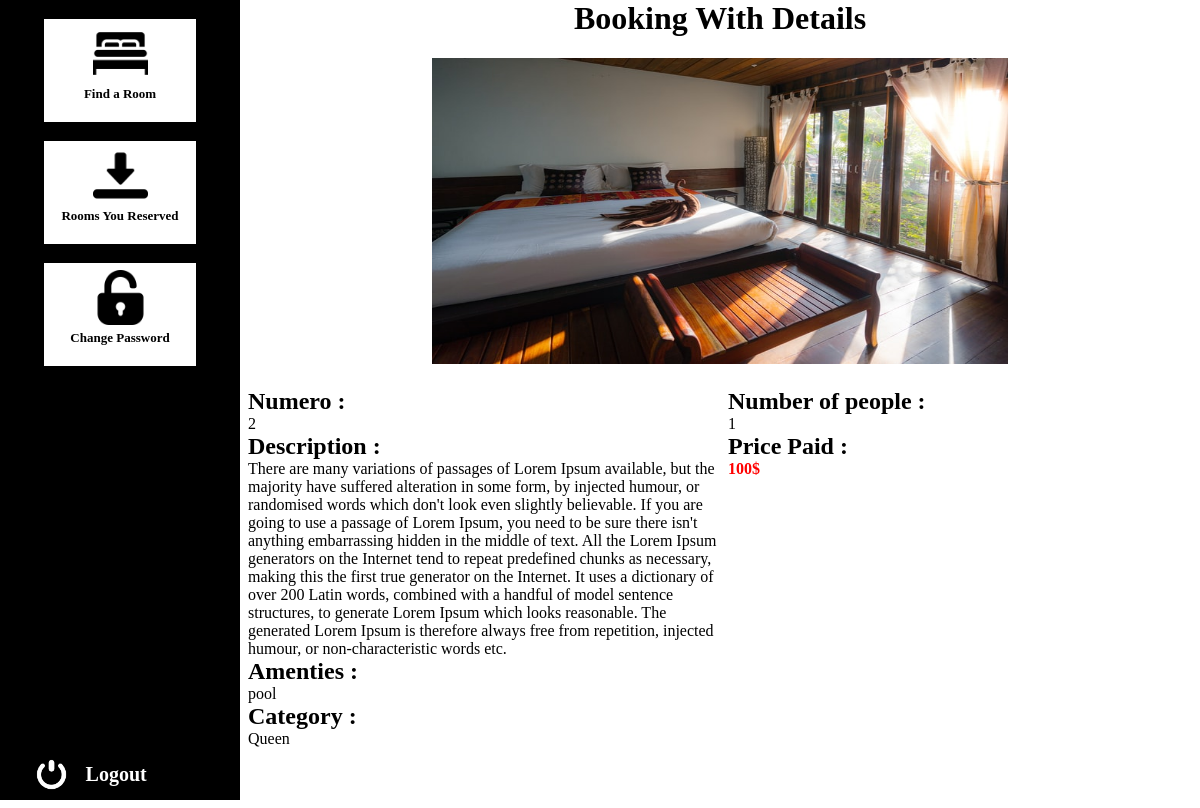
/user/pages/reservation_details.php?reservation=75 (signed in), run on the app's committed database.
### tables this page shows
CREATE TABLE `reservation` (
  `idR` int(11) NOT NULL,
  `idC` int(11) DEFAULT NULL,
  `Nperson` int(11) NOT NULL,
  `numero` int(11) DEFAULT NULL,
  `prix` float DEFAULT NULL,
  `paystatus` int(11) NOT NULL,
  `check_in_date` date NOT NULL,
  `check_out_date` date NOT NULL
);

CREATE TABLE `chambre` (
  `numero` int(11) NOT NULL,
  `image` text DEFAULT NULL,
  `description` longtext DEFAULT NULL,
  `idcat` int(11) DEFAULT NULL,
  `amenties` text DEFAULT NULL,
  `prix` float DEFAULT NULL,
  `status` int(11) DEFAULT NULL
);

CREATE TABLE `categorie` (
  `idcat` int(11) NOT NULL,
  `intitule` text NOT NULL,
  `description` text NOT NULL
);

### user/pages/reservation_details.php (the view, shortened to what this page needs)
<?php
    if(!isset($_SESSION['idC'])){
        header('location:login.php');
    }else{
        if(!isset($_GET['reservation'])){
            header("location:viewbooking.php");
        }else{
            $idC = $_SESSION['idC'];
            $idr = $_GET['reservation'];
                include("connect.php");
                $query = "SELECT reservation.*,Chambre.*,Categorie.intitule FROM reservation,Chambre,Categorie WHERE Chambre.idcat = Categorie.idcat AND reservation.numero = chambre.numero AND reservation.idR = $idr AND reservation.idC = $idC;";
                $res = mysqli_query($con,$query);
                $data = mysqli_fetch_all($res,MYSQLI_ASSOC);
        }
    }
?>
<!DOCTYPE html>
<html lang="en">
<head>
    <link rel="stylesheet" href="../css/rooms.css"/>
</head>
<body>
    <main class="main">
        <div class="left">
           <div class="menu" onclick="window.location = 'rooms.php'">
                 <img src="../images/bed.png" class="icon"/>
                 <p>Find a Room</p>
            </div>
            <div class="menu" onclick="window.location = 'viewbooking.php'">
                 <img src="../images/saved.png" class="icon"/>
                 <p>Rooms You Reserved</p>
            </div>
            <div class="menu" onclick="window.location = 'password.php'">
                 <img src="../images/password.png" class="icon"/>
                 <p>Change Password</p>
            </div>
            <div class="logout" onclick="window.location = 'details.php?out=1';">
                 <img src="../images/logout.png" class="out"/>
                 <p>Logout</p>
            </div>
        </div>
        <div class="right">
            <h1>Booking With Details</h1>
            <img class="cover" src="<?php echo "../../admin/".$data[0]['image'] ?>"/>
            <div class="details">
                 <div class="dleft">
                     <h2>Numero :</h2>
                     <div id="numero"><?php echo $data[0]['numero'] ?></div>
                     <h2>Description :</h2>
                     <div id="description"><?php echo $data[0]['description'] ?></div>
                     <h2>Amenties :</h2>
                     <div id="amenties"><?php echo $data[0]['amenties'] ?></div>
                     <h2>Category :</h2>
                     <div id="cat"><?php echo $data[0]['intitule'] ?></div>
                 </div>
                 <div class="dright" >
                     <h2>Number of people :</h2>
                     <div ><?php echo $data[0]['Nperson'] ?></div>
                     <h2>Price Paid :</h2>
                     <div id="pnp" style="color:red; font-weight:bold;"><?php echo $data[0]['prix']  ?>$</div>
                 </div>
            </div>
        </div>
    </main>
</body>
</html>

### user/css/rooms.css (style rules this page uses)
@media screen and  (min-width:800px) { * { padding: 0; margin: 0; } }
@media screen and  (min-width:800px) { .main { width: 100%; height: 100vh; display: flex; background-color: white; } }
@media screen and  (min-width:800px) { .left { width: 20%; height: 100vh; background-color: black; position: fixed; } }
@media screen and  (min-width:800px) { .right { width: 80%; height: auto; background-color: white; margin-left: 20%; text-align: center; } }
@media screen and  (min-width:800px) { .menu { width: 59%; background-color: white; height: 96px; margin-left: auto; margin-right: auto; cursor: pointer; text-align: center; font-size: 13px; font-weight: bold; margin-top: 19px; padding-top: 7px; padding-left: 5px; padding-right: 5px; font-family: cursive; } }
@media screen and  (min-width:800px) { .icon { width:55px; margin-left: auto; margin-right: auto; display:block; margin-bottom: 5px; } }
@media screen and  (min-width:800px) { .logout { display: flex; text-align: center; font-size: 20px; margin-left: 14%; font-weight: bold; color: white; font-family: cursive; margin-top: 132px; cursor: pointer; position: absolute; bottom: 8px; } }
@media screen and  (min-width:800px) { .out { width: 35px; height: auto; } }
@media screen and  (min-width:800px) { .logout p { margin-left: 17px; margin-top: auto; margin-bottom: auto; } }
@media screen and  (min-width:800px) { .right h1 { font-family: cursive; text-align: center; } }
@media screen and  (min-width:800px) { .cover { width: 60%; height: 306px; margin-top: 21px; margin-bottom: 20px; } }
@media screen and  (min-width:800px) { .details { width: 100%; height: auto; display: flex; text-align: left; font-family: cursive; } }
@media screen and  (min-width:800px) { .dleft { width: 50%; padding-left: 8px; margin-bottom: 60px; } }
@media screen and  (min-width:800px) { .dright { width: 50%; padding-left: 8px; } }

### data on the page
reservation: numero.image (picture), numero.numero "2", numero.description "There are many variations of passages of Lorem Ipsum available, but the majority have suffered alteration in some form, by injected humour, or randomised words which don't look even slightly believable. If you are going to use a passage of Lorem Ipsum, you need to be sure there isn't anything embarrassing hidden in the middle of text. All the Lorem Ipsum generators on the Internet tend to repeat predefined chunks as necessary, making this the first true generator on the Internet. It uses a dictionary of over 200 Latin words, combined with a handful of model sentence structures, to generate Lorem Ipsum which looks reasonable. The generated Lorem Ipsum is therefore always free from…", numero.amenties "pool", categorie.intitule "Queen", Nperson "1", numero.prix "100"
